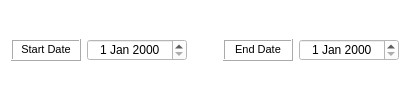
        <widget class="QFrame" name="date_filter_frame">
         <property name="maximumSize">
          <size>
           <width>16777215</width>
           <height>16777215</height>
          </size>
         </property>
         <property name="styleSheet">
          <string notr="true">background-color: transparent</string>
         </property>
         <layout class="QGridLayout" name="gridLayout_5">
          <property name="topMargin">
           <number>5</number>
          </property>
          <property name="bottomMargin">
           <number>5</number>
          </property>
          <item row="1" column="1">
           <widget class="QDateEdit" name="FromDate">
            <property name="minimumSize">
             <size>
              <width>100</width>
              <height>20</height>
             </size>
            </property>
            <property name="toolTip">
             <string>Enter a start date.</string>
            </property>
            <property name="styleSheet">
             <string notr="true">background-color: rgb(255, 255, 255);</string>
            </property>
            <property name="alignment">
             <set>Qt::AlignCenter</set>
            </property>
           </widget>
          </item>
          <item row="1" column="2">
           <spacer name="horizontalSpacer_3">
            <property name="orientation">
             <enum>Qt::Horizontal</enum>
            </property>
            <property name="sizeHint" stdset="0">
             <size>
              <width>30</width>
              <height>20</height>
             </size>
            </property>
           </spacer>
          </item>
          <item row="1" column="4">
           <widget class="QDateEdit" name="ToDate">
            <property name="minimumSize">
             <size>
              <width>100</width>
              <height>20</height>
             </size>
            </property>
            <property name="toolTip">
             <string>Enter an end date.</string>
            </property>
            <property name="styleSheet">
             <string notr="true">background-color: rgb(255, 255, 255);</string>
            </property>
            <property name="alignment">
             <set>Qt::AlignCenter</set>
            </property>
           </widget>
          </item>
          <item row="1" column="0">
           <widget class="QLabel" name="start_label">
            <property name="minimumSize">
             <size>
              <width>70</width>
              <height>20</height>
             </size>
            </property>
            <property name="font">
             <font>
              <pointsize>13</pointsize>
             </font>
            </property>
            <property name="styleSheet">
             <string notr="true">background-color:white</string>
            </property>
            <property name="frameShape">
             <enum>QFrame::Box</enum>
            </property>
            <property name="frameShadow">
             <enum>QFrame::Raised</enum>
            </property>
            <property name="text">
             <string>&lt;html&gt;&lt;head/&gt;&lt;body&gt;&lt;p&gt;&lt;span style=&quot; font-size:8pt;&quot;&gt;Start Date&lt;/span&gt;&lt;/p&gt;&lt;/body&gt;&lt;/html&gt;</string>
            </property>
            <property name="alignment">
             <set>Qt::AlignCenter</set>
            </property>
            <property name="margin">
             <number>0</number>
            </property>
           </widget>
          </item>
          <item row="1" column="3">
           <widget class="QLabel" name="end_label">
            <property name="minimumSize">
             <size>
              <width>70</width>
              <height>20</height>
             </size>
            </property>
            <property name="styleSheet">
             <string notr="true">background-color: white</string>
            </property>
            <property name="frameShape">
             <enum>QFrame::Box</enum>
            </property>
            <property name="frameShadow">
             <enum>QFrame::Raised</enum>
            </property>
            <property name="text">
             <string>&lt;!DOCTYPE HTML PUBLIC &quot;-//W3C//DTD HTML 4.0//EN&quot; &quot;http://www.w3.org/TR/REC-html40/strict.dtd&quot;&gt;
&lt;html&gt;&lt;head&gt;&lt;meta name=&quot;qrichtext&quot; content=&quot;1&quot; /&gt;&lt;style type=&quot;text/css&quot;&gt;
p, li { white-space: pre-wrap; }
&lt;/style&gt;&lt;/head&gt;&lt;body style=&quot; font-family:'Ubuntu'; font-size:11pt; font-weight:400; font-style:normal;&quot;&gt;
&lt;p style=&quot; margin-top:10px; margin-bottom:12px; margin-left:0px; margin-right:0px; -qt-block-indent:0; text-indent:0px;&quot;&gt;&lt;span style=&quot; font-size:8pt; color:#000000;&quot;&gt;End Date&lt;/span&gt;&lt;/p&gt;&lt;/body&gt;&lt;/html&gt;</string>
            </property>
            <property name="alignment">
             <set>Qt::AlignCenter</set>
            </property>
            <property name="margin">
             <number>0</number>
            </property>
           </widget>
          </item>
         </layout>
        </widget>
